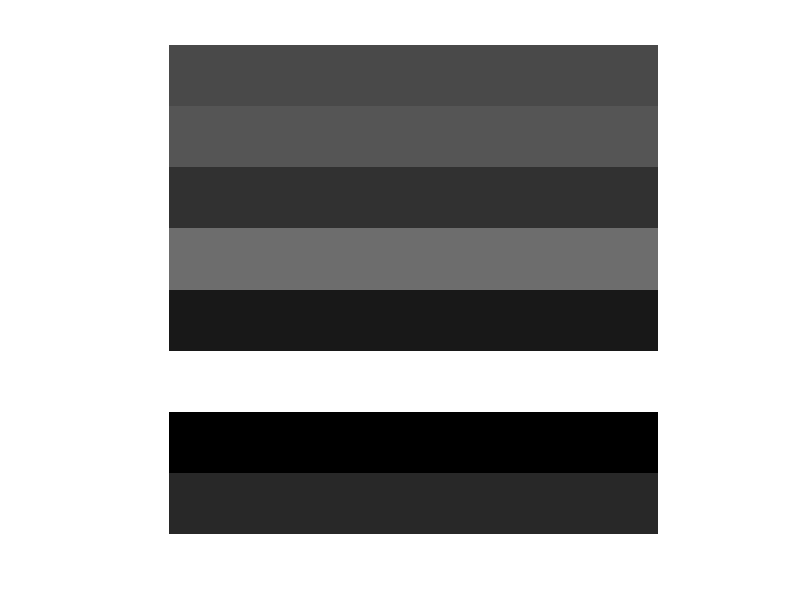
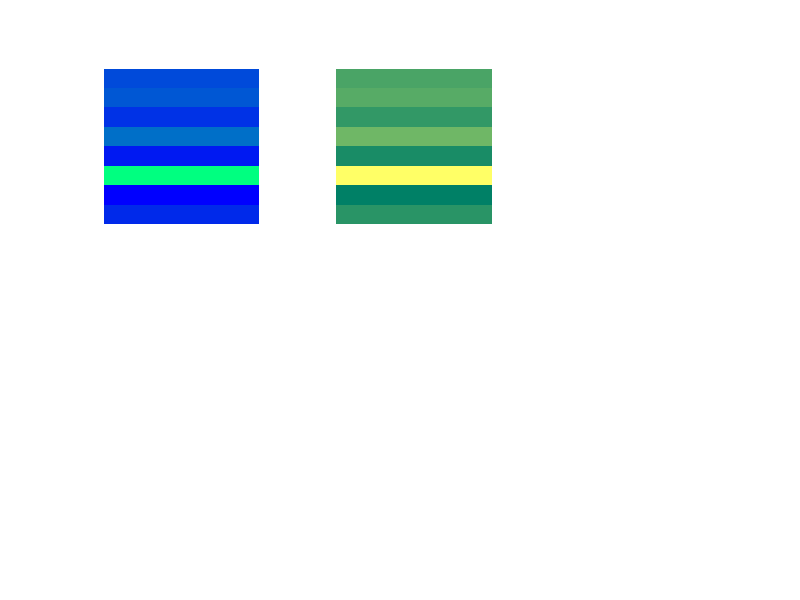

Write MATLAB code to recreate these figures, in order. (Note: this script raises an error after producing the figures.)
clc
clear all
close all
%% GENERACIÓN DE IMÁGENES A PARTIR DE EXPRESIONES ANALÍTICAS
%Ejemplo: f(x,y)=sin(6piy); 0<=x<4, 0<=y<4; v1=(0.5,0), v2=(0,0.5)
n=[0:0.5:4-0.5]; m=[0:0.5:4-0.5]; %vectores que representan x e y (rangos y variación)
[N,M]=meshgrid(n,m); %se crean la matrices N y M (N contiene todas las variaciones de n a lo largo de las filas, y M de las columnas.)
f=sin(6*pi*M); %se evalúa la función en cada punto de una cuadrícula: x->N, y->M 
imshow(f,[min(min(f)) max(max(f))], 'InitialMagnification',100);%coge la función y la representa (mapeando los colores en función de los valores máximo y mínimo de las columnas)
%se garantiza que se aprovecha todo el rango de L niveles representables (si no se pusiera el rango, se perdería resolución en la representación de los tonos de gris)
%podría haberse usado imshow(f,[-2 2]), que además permite controlar el rango en las escala de grises que se desea tener ([-1,1] tendrá menos tonalidades
%OJO SON IMÁGENES TIPO DOUBLE (sus píxeles pueden tomar cualquier valor real y puede operarse directamente con ellas)

%% PRESENTACIÓN DE IMÁGENES: VTL, DOUBLE...
%Imágenes indexadas: más eficiente: VTL --> los píxeles de la imagen no representen directamente niveles de intensidad, sino índices de un mapa de colores, que contiene el color a representar
%los valores han de ser enteros positivos y la imagen tipo uint8(1 byte por pixel -->[0, 255] de posibles colores) o uint16 ([0,65535])
%la desventaja es que con imágenes de tipos enteros, MatLab no permite
%aplicar directamente casi ninguna operación:
   %im2uint8 double --> uint8; im2uint16 double --> uint16
   %las funciones asumen que la imagen double se encuentra dentro del rango
   %0<f<1 --> hay que desplazar,escalar y redondear

min_f=min(min(f)); max_f=max(max(f)); % Obtengo los extremos
step_f=(max_f-min_f)/256; % Intervalo que corresponde a cada nivel
ima=uint8(round((f-min_f)/step_f)); % Desplazo y escalo 
figure; imshow(ima, gray(256)); % VLT de 256 niveles de gris

%utilizar mapa de colores de matlab:
ax1=subplot(2,3,1);
colormap(ax1,winter);
imshow(ima, winter(256));

ax2=subplot(2,3,2);
colormap(ax2,summer);
imshow(ima, summer(256));

%% LECTURA DE IMÁGENES A PARTIR DE UN ARCHIVO
[ima,map]=imread("imagen.jpg");
%si la imagen es indexada: 
        %ima es una matriz 2D tipo uint8 o uint16
        %map será su tabla de colores
%si la imagen es true color:
        %ima:
            %2D tipo uint8 --> no hay info de color (a cada píxel le corresponde un grado de gris)
            %3D tipo uint8 --> RGB (on valores de 0 a 255)
            %tipo binaria 
                %tipo uint8 (valores 0 o 255)
                %tipo logical (alores 0 o 1)
        %map vacío
%FUNCIONES:
%gray2ind()
I2 = imread("CT_abdomen.jpg");
[X2, MAP2] = gray2ind(I2, 16);
imshow(X2, MAP2);
%rgb2ind()
I1 = imread("imagen.jpg");
[X1, MAP1] = rgb2ind(I1, 128);
image(X1), colormap(MAP1)
axis off
axis image
%ind2rgb()
[X3,cmap] = imread('Skin.tif');
RGB = ind2rgb(X3,cmap);
imshow(RGB);
%ind2gray()

%rgb2gray() poner una imagen a color en blanco y negro
imagen_gris1 = rgb2gray(I1);
imshow(imagen_gris1);

%% GRABACIÓN DE IMÁGENES A UN ARCHIVO
%cuando la imagen sea de tipo double:
    %1º im2uint8(): double --> true-color tipo uint8 (o usar imwrite(), que lo realiza automáticamente)
    %2º asegurarse de que double toma valores en el rango [0,1] ; si no:
        % min_f=min(min(f)); max_f=max(max(f));
        % step_f=(max_f-min_f)/256; % Intervalo que corresponde a cada nivel
        % ima=uint8(round((f-min_f)/step_f)); % Desplazo y escalo 
    %3º imwrite() almacena la imagen en un fichero
    %4º imfinfo(ima) para verificar las propiedades de la imagen guardada.

[ima1,map1]=imread("MRI_pseudo_colored.jpg"); % true color, 3D uint8 --> color
nombre_archivo = 'cerebro.jpg'; % Guardar la imagen en formato JPG
imwrite(ima1, nombre_archivo);

% Verificar si se ha guardado correctamente
if exist(nombre_archivo, 'file')
    disp(['La imagen se ha guardado en ', nombre_archivo]);
else
    disp(['Hubo un problema al guardar la imagen en ', nombre_archivo]);
end

% Mostrar la imagen guardada
imagen_guardada = imread(nombre_archivo);
imshow(imagen_guardada);

%% OPERACIONES CON IMÁGENES
%Operar con una imagen: double y true-color-->para ponderarla, escalarla, etc., sin perder rango de representación en el resultado
%Operar con dos imágenes: double, true-color y ambas deben tener las mismas dimensiones (filas, columnas y número de bandas o valores por píxel). 
    %Pasar de indexado A true color double: ind2rgb(ima) --> viene definida en el rango [0,1]
    %Pasar de indexado o true color A double: im2double(ima) --> viene definida en el rango [0,1] y en el mismo formato 
    %Pasar de true color a color A escala de grises: rgb2gray(ima)-->se pierde la info del color
    %Pasar de escala de grises a color:
        %ima_rgb=zeros(ima_h, ima_w, 3);
        %ima_rgb (:,:,1)= ima_gray;
        %ima_rgb (:,:,2)= ima_gray;
        %ima_rgb (:,:,3)= ima_gray;
        
[ima, map]=imread("Xray.jpg"); 
% ima 3D uint8, map vacío -> true-color, colores
size(ima);
[imad]=im2double(ima); %uint8 a double

% imagen función
ima_w=367; ima_h=472;
x=0:1/ima_h:1-1/ima_h; y=0:1/ima_w:1-1/ima_w;
[X,Y]=meshgrid(x,y);
f=0.5+0.5*cos(2*pi*X+4*pi*Y); %ahora solo falta añadir una componente más

figure(1)
subplot(1,2,1), imshow(f)
subplot(1,2,2), imshow(imad)

f_rgb=zeros(ima_w, ima_h, 3);
f_rgb (:,:,1)= f;
f_rgb (:,:,2)= f;
f_rgb (:,:,3)= f;

% sumamos las imágenes
ima_final=(imad+f_rgb)/2; % se divide /2 para mantener el rango [0,1]
figure(2)
subplot(1,3,1), imshow(f_rgb)
subplot(1,3,2), imshow(imad)
subplot(1,3,3), imshow(ima_final)

%% OBTENCIÓN DE LA FT   
%Forma 1:  representar su módulo normalizado en 3D
n=[0:1/200:1-1/200]; m=[0:1/200:1-1/200];
[N,M]=meshgrid(n,m);
f= sin(10*pi*N);
imshow(f,[min(min(f)) max(max(f))], "InitialMagnification", 100); %Hasta aquí se obtiene una imagen a aprtir de una función analítica
F=fftshift(fft2(f)); %se obtiene la FT (fft2 obtiene la FT 2D y fftshift sitúa la componente de frecuencia 0 en el centro de la imagen y las de altas frecuencias en las esquinas.)
[image_w,image_h]=size(f);%calculamos el tamaño de la imagen, de forma qie 
fx=[-image_w/2:image_w/2]; fx=fx(1:end-1); %el eje x irá desde la mitad de la imagen, hasta la otra mitad (de -100 a 99 (cuenta el 0))
fy=[-image_h/2:image_h/2]; fy=fy(1:end-1); 
F=abs(F)/max(max(abs(F)));%módulo normalizado
mesh(fx, fy, F); %representación del módulo de la FT en 3D

%Forma 2: representar su módulo normalizado en 2D, asumiendo que el módulo de la FT es una imagen discreta
Flog=log(1+abs(F)); %Dado que la imagen sólo contiene 256 niveles de la señal que representa, se aplica logaritmo, que maximiza las diferencias
figure;imshow(F1log,[min(min(F1log)) max(max(F1log))],'InitialMagnification',100); %representación del módulo de la FT como una imagen


%% Evitar discontinuidades creando una imagen cíclica
a = [ima fliplr(ima); flipud(ima) flipud(fliplr(ima))];